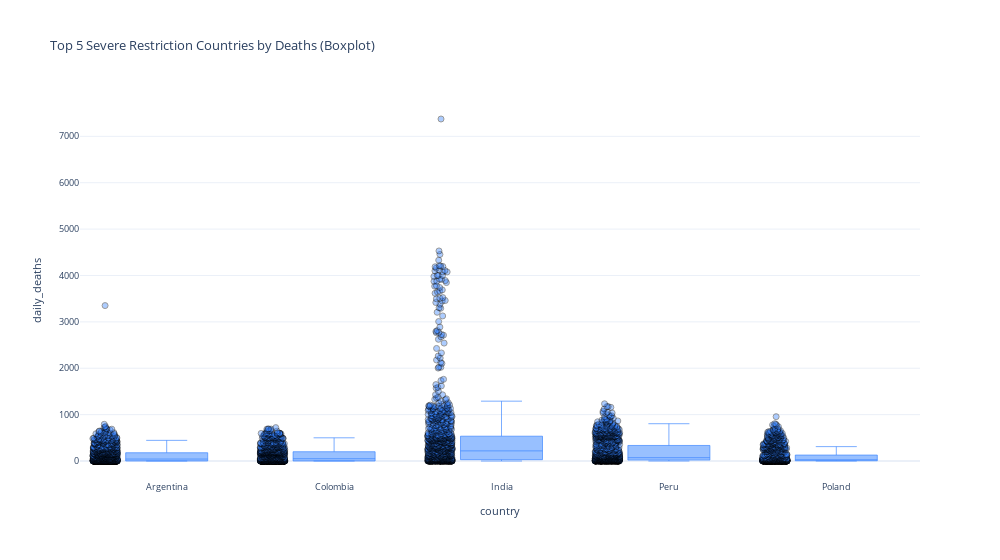

Write notebook code for a chart like this one.
### Markdown cell above
Although these countries share “moderate restriction” classification, their daily death patterns differ markedly. 

Brazil’s distribution extends far beyond those of the other nations, with spikes occasionally surpassing 4,000 deaths in a single day, suggesting intense surges despite not being in the “severe” category. 

Meanwhile, Germany’s boxplot shows a somewhat higher median than Indonesia, Mexico, and Russia, yet still falls well below Brazil’s peaks. The contrast underscores that policy stringency alone does not fully account for the scale or timing of outbreaks; factors like population demographics, healthcare capacity, and the timing of viral waves appear equally—if not more—consequential in shaping daily fatality trajectories. 

---

### Code cell
fig_severe = px.box(
    severe_top5_df,
    x='country',
    y='daily_deaths',
    points='all',
    title="Top 5 Severe Restriction Countries by Deaths (Boxplot)",
    color_discrete_sequence=['#3381ff']
)
fig_severe.update_layout(
    template='plotly_white',
    plot_bgcolor='white',
    title_font_size=13.2,
    font=dict(size=8.8),
    xaxis=dict(tickfont=dict(size=8.8)),
    yaxis=dict(tickfont=dict(size=8.8)),
    width=1000
)
fig_severe.update_traces(
    marker=dict(size=6, opacity=0.4, line=dict(width=1, color='black'))
)
fig_severe.for_each_trace(lambda t: t.update(line=dict(width=0.65)))
fig_severe.show()

### Figure 1 — Plotly figure (JSON) as saved in the notebook; plotly's stock layout.template omitted (floating-point values rounded to 4 significant figures; data arrays with more than 128 entries replaced by an {"elided": "..."} marker saying what was removed)
{"data": [{"alignmentgroup": "True", "boxpoints": "all", "hovertemplate": "country=%{x}<br>daily_deaths=%{y}<extra></extra>", "legendgroup": "", "line": {"width": 0.65}, "marker": {"color": "#3381ff", "line": {"color": "black", "width": 1}, "opacity": 0.4, "size": 6}, "name": "", "notched": false, "offsetgroup": "", "orientation": "v", "showlegend": false, "type": "box", "x": {"elided": "5430 str values"}, "x0": " ", "xaxis": "x", "y": {"elided": "5430 int values"}, "y0": " ", "yaxis": "y"}], "layout": {"boxmode": "group", "font": {"size": 8.8}, "legend": {"tracegroupgap": 0}, "plot_bgcolor": "white", "title": {"font": {"size": 13.2}, "text": "Top 5 Severe Restriction Countries by Deaths (Boxplot)"}, "width": 1000, "xaxis": {"anchor": "y", "domain": [0, 1], "tickfont": {"size": 8.8}, "title": {"text": "country"}}, "yaxis": {"anchor": "x", "domain": [0, 1], "tickfont": {"size": 8.8}, "title": {"text": "daily_deaths"}}}}
